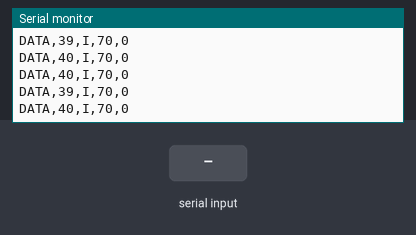
Bench run of a sketch on a simulated Arduino Uno, built with avr-gcc and run on an emulated ATmega328P. On the bench: the last lines printed to the serial monitor. Inputs (shaded band) come from the test bench. Random numbers use the default seed unless the sketch sets one.

Above: at 2.2 s.
2.3 s: "A\n" received over Serial
3.8 s: "m\n" received over Serial
5.3 s: "1\n" received over Serial
At 5.31 s:
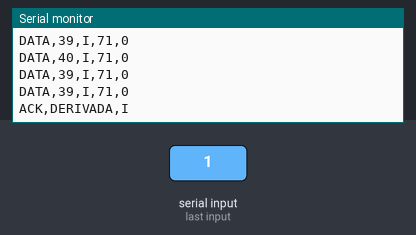
6.8 s: "2\n" received over Serial
At 6.99 s:
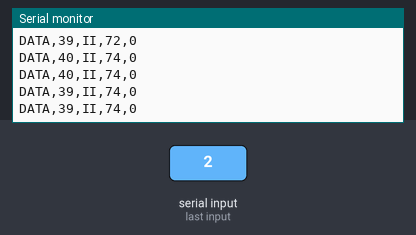
8.3 s: "90,45\n" received over Serial
At 8.39 s:
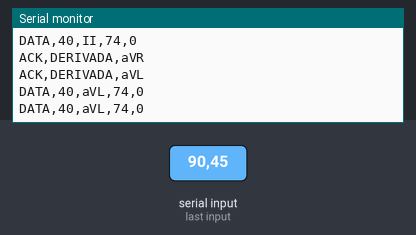
9.8 s: "30,150\n" received over Serial
Timing chart, 0 to 12.3 s (numbered marks = the images above; inputs shaded):
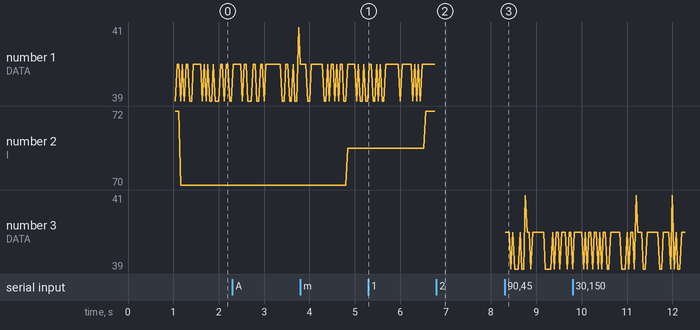

The sketch:

arduino_ecg_simulator.ino
```cpp
/*
 * ECG MONITOR - Arduino Simulator
 * Simula señal ECG con 6 derivadas + marcapasos
 * Compatible con backend Node.js
 *
 * Derivadas:
 * 1: I (Limb Lead I)
 * 2: II (Limb Lead II)
 * 3: III (Limb Lead III)
 * 4: aVR (Augmented Vector Right)
 * 5: aVL (Augmented Vector Left)
 * 6: aVF (Augmented Vector Foot)
 *
 * Baudrate: 115200
 */

// ============ CONFIGURACIÓN ============

#define BAUD_RATE 115200
#define ECG_SAMPLE_RATE 250  // Muestras por segundo (250 Hz = cada 4ms)
#define HEART_RATE_BASE 72   // BPM base
#define MARCAPASOS_CHANCE 0.05  // 5% de probabilidad de evento de marcapasos

// ============ VARIABLES GLOBALES ============

unsigned long lastSampleTime = 0;
unsigned long lastPacketTime = 0;
const unsigned long PACKET_INTERVAL = 40;  // Enviar cada 40ms (25 packets/seg)

float ecgPhase = 0.0;
int currentDerivada = 1;  // Derivada activa (1-6)
bool ecgRunning = true;   // ¿ECG en ejecución?
bool autoMode = true;     // Modo automático de derivadas
unsigned int packetCount = 0;
float heartRate = HEART_RATE_BASE;
float derivadaChangeTimer = 0.0;  // Timer para cambiar derivadas en auto mode

// Mapeo de derivadas
const char* derivadaNames[] = {"", "I", "II", "III", "aVR", "aVL", "aVF"};

// ============ FUNCIONES ECG SIMULADO ============

/**
 * Genera forma de onda ECG realista basada en fase del ciclo cardíaco
 * Simula componentes PQRST
 */
float generateECGWave(float phase, int derivada) {
  // Normalizar fase a [0, 1]
  float p = fmod(phase, 1.0);

  // Amplitudes y características diferentes por derivada
  float amplitude = 1.0;
  float offset = 0.0;

  switch(derivada) {
    case 1:  // I - normal
      amplitude = 0.8;
      break;
    case 2:  // II - máxima amplitud
      amplitude = 1.2;
      break;
    case 3:  // III - amplitud media-baja
      amplitude = 0.6;
      break;
    case 4:  // aVR - invertida (negativa)
      amplitude = -0.9;
      break;
    case 5:  // aVL - media-alta
      amplitude = 0.95;
      break;
    case 6:  // aVF - similar a II
      amplitude = 1.15;
      offset = 0.1;
      break;
  }

  float wave = 0.0;

  // Onda P (atrial depolarization) - 0.0 a 0.1
  if (p < 0.1) {
    wave += 0.3 * sin((p - 0.05) * M_PI / 0.1) * amplitude;
  }

  // Segmento PR - 0.1 a 0.15
  if (p >= 0.1 && p < 0.15) {
    wave += 0.0;  // Línea de base
  }

  // Complejo QRS (ventricularización) - 0.15 a 0.35
  if (p >= 0.15 && p < 0.35) {
    float qrs_pos = (p - 0.15) / 0.2;
    if (qrs_pos < 0.25) {
      // Q wave
      wave += -0.4 * sin(qrs_pos * M_PI / 0.25) * amplitude;
    } else if (qrs_pos < 0.5) {
      // R wave (pico principal)
      float r_pos = (qrs_pos - 0.25) / 0.25;
      wave += 1.5 * sin(r_pos * M_PI) * amplitude;
    } else if (qrs_pos < 0.75) {
      // S wave
      float s_pos = (qrs_pos - 0.5) / 0.25;
      wave += -0.5 * sin(s_pos * M_PI / 0.25) * amplitude;
    } else {
      // Retorno a línea base
      wave += 0.2 * sin((qrs_pos - 0.75) * M_PI / 0.25) * amplitude;
    }
  }

  // Segmento ST - 0.35 a 0.5
  if (p >= 0.35 && p < 0.5) {
    wave += 0.05 * sin((p - 0.35) * M_PI / 0.15) * amplitude;
  }

  // Onda T (ventricular repolarization) - 0.5 a 0.75
  if (p >= 0.5 && p < 0.75) {
    float t_pos = (p - 0.5) / 0.25;
    wave += 0.7 * sin(t_pos * M_PI) * amplitude;
  }

  // Retorno a línea base - 0.75 a 1.0
  if (p >= 0.75) {
    wave += 0.0;  // Línea de base
  }

  // Añadir ruido fisiológico
  float noise = (random(0, 20) - 10) * 0.02;

  // Convertir a rango ADC 0-1023 (simulado aquí como 0-100 para visualización)
  return constrain((wave + 50.0 + offset) * 0.8 + noise, 10, 90);
}

/**
 * Calcula BPM aproximado basado en fase
 */
int calculateBPM() {
  return (int)heartRate;
}

/**
 * Detecta evento de marcapasos aleatoriamente
 */
bool checkMarcapasos() {
  if (ecgPhase < 0.02) {  // Solo en el inicio del ciclo
    return random(0, 100) < (MARCAPASOS_CHANCE * 100);
  }
  return false;
}

/**
 * Cambia a siguiente derivada (modo auto)
 */
void changeDerivada() {
  currentDerivada++;
  if (currentDerivada > 6) {
    currentDerivada = 1;
  }
}

// ============ MANEJO DE COMANDOS ============

void handleCommand(char cmd) {
  switch(cmd) {
    // Control ECG
    case 'e':
    case 'E':
      ecgRunning = true;
      Serial.println("ACK,ECG_ON");
      break;

    case 's':
    case 'S':
      ecgRunning = false;
      Serial.println("ACK,ECG_OFF");
      break;

    // Modo automático
    case 'a':
    case 'A':
      autoMode = true;
      Serial.println("ACK,AUTO_ON");
      Serial.print("AUTO,DERIVADA,");
      Serial.println(derivadaNames[currentDerivada]);
      break;

    // Modo manual
    case 'm':
    case 'M':
      autoMode = false;
      Serial.println("ACK,MANUAL_ON");
      break;

    // Seleccionar derivada (1-6)
    case '1':
    case '2':
    case '3':
    case '4':
    case '5':
    case '6':
      currentDerivada = cmd - '0';  // Convertir char a int
      autoMode = false;
      Serial.print("ACK,DERIVADA,");
      Serial.println(derivadaNames[currentDerivada]);
      break;

    // Query
    case 'q':
    case 'Q':
    case '?':
      Serial.print("STATUS: Derivada=");
      Serial.print(derivadaNames[currentDerivada]);
      Serial.print(" Mode=");
      Serial.print(autoMode ? "AUTO" : "MANUAL");
      Serial.print(" Running=");
      Serial.println(ecgRunning ? "YES" : "NO");
      break;

    default:
      // Ignorar comandos desconocidos silenciosamente
      break;
  }
}

// ============ SETUP ============

void setup() {
  Serial.begin(BAUD_RATE);
  delay(1000);

  // Mensaje de bienvenida
  Serial.println("READY");
  Serial.println("STATUS: ECG Simulator v1.0 - Starting");

  randomSeed(analogRead(A0));  // Inicializar generador de números aleatorios

  lastSampleTime = millis();
  lastPacketTime = millis();
}

// ============ LOOP PRINCIPAL ============

void loop() {
  unsigned long now = millis();

  // -------- Leer comandos del serial --------
  if (Serial.available() > 0) {
    char inChar = Serial.read();

    // Ignorar caracteres de control y espacios
    if (inChar != '\n' && inChar != '\r' && inChar != ' ') {
      handleCommand(inChar);
    }
  }

  // -------- Generar y enviar datos ECG --------
  if (ecgRunning) {
    unsigned long elapsed = now - lastPacketTime;

    if (elapsed >= PACKET_INTERVAL) {
      lastPacketTime = now;

      // Calcular fase basada en BPM
      // 1 ciclo completo = 60/BPM segundos
      float cycleDuration = 60000.0 / heartRate;  // En milisegundos
      ecgPhase += (float)PACKET_INTERVAL / cycleDuration;

      // Modo automático: cambiar derivada cada 8 ciclos
      if (autoMode) {
        derivadaChangeTimer += (float)PACKET_INTERVAL / cycleDuration;
        if (derivadaChangeTimer >= 7.0) {
          changeDerivada();
          derivadaChangeTimer = 0.0;
          Serial.print("AUTO,DERIVADA,");
          Serial.println(derivadaNames[currentDerivada]);
        }
      }

      // Generar valor ECG
      float ecgValue = generateECGWave(ecgPhase, currentDerivada);
      int bpm = calculateBPM();

      // Checklist marcapasos
      int mp = checkMarcapasos() ? 1 : 0;

      // Emitir evento marcapasos
      if (mp == 1) {
        Serial.println("EVENT,MP");
      }

      // Enviar datos en formato esperado
      Serial.print("DATA,");
      Serial.print((int)ecgValue);
      Serial.print(",");
      Serial.print(derivadaNames[currentDerivada]);
      Serial.print(",");
      Serial.print(bpm);
      Serial.print(",");
      Serial.println(mp);

      packetCount++;

      // Simular variabilidad de ritmo cardíaco (cambios lentos)
      if (random(0, 100) < 2) {  // 2% de probabilidad
        heartRate += random(-2, 3);  // +/- 2 BPM cambio aleatorio
        heartRate = constrain(heartRate, 40, 150);  // Mantener rango fisiológico
      }
    }
  }
}
```

Measured:
- after the input at 5.3 s, the serial monitor: prints a new line at once (image 1)
- after the input at 6.8 s, the serial monitor: prints a new line at once (image 2)
- after the input at 8.3 s, the serial monitor: prints a new line at once (image 3)
